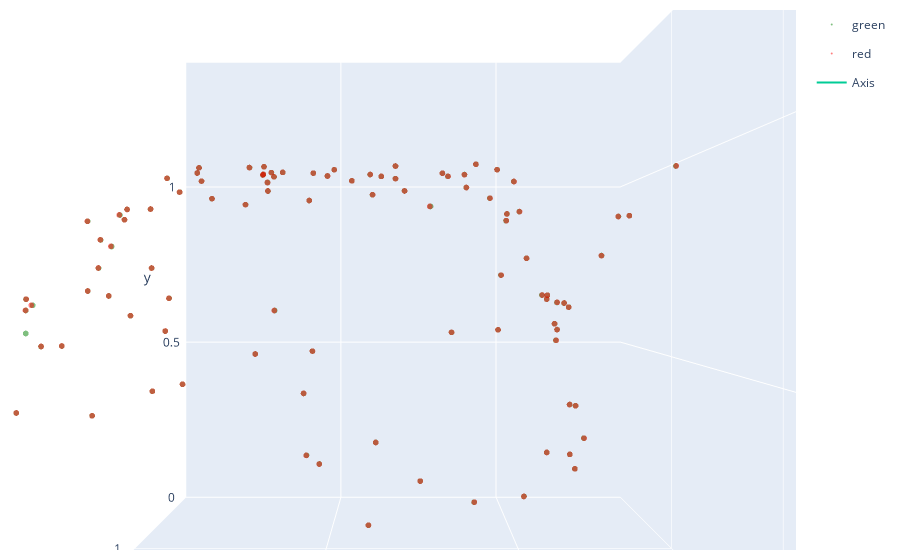

Notebook cell for this chart:
### Markdown cell above
# With 4 sample point alignment + ICP

### Code cell
trans_mat, loss = get_4pointsample_transform_mat(embeddings, points)
print(loss)
champ_dist = chamfer_distance_numpy(np.expand_dims(apply_transformation(embeddings, trans_mat), axis=0), np.expand_dims(points, axis=0))
print('Chamfer Distance:', champ_dist)
print('EMD:', emd(apply_transformation(embeddings, trans_mat), points))
plot_3D([apply_transformation(embeddings, trans_mat), points], colors=['green', 'red'])
